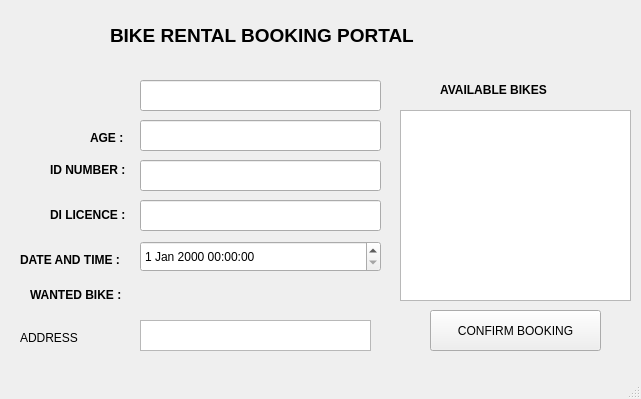
<?xml version="1.0" encoding="UTF-8"?>
<ui version="4.0">
 <class>MainWindow</class>
 <widget class="QMainWindow" name="MainWindow">
  <property name="geometry">
   <rect>
    <x>0</x>
    <y>0</y>
    <width>641</width>
    <height>399</height>
   </rect>
  </property>
  <property name="windowTitle">
   <string>MainWindow</string>
  </property>
  <widget class="QWidget" name="centralwidget">
   <widget class="QLabel" name="label">
    <property name="geometry">
     <rect>
      <x>110</x>
      <y>10</y>
      <width>411</width>
      <height>51</height>
     </rect>
    </property>
    <property name="text">
     <string>&lt;html&gt;&lt;head/&gt;&lt;body&gt;&lt;p&gt;&lt;span style=&quot; font-size:14pt; font-weight:600;&quot;&gt;BIKE RENTAL BOOKING PORTAL&lt;/span&gt;&lt;/p&gt;&lt;/body&gt;&lt;/html&gt;</string>
    </property>
   </widget>
   <widget class="QLabel" name="label_2">
    <property name="geometry">
     <rect>
      <x>40</x>
      <y>90</y>
      <width>101</width>
      <height>16</height>
     </rect>
    </property>
    <property name="styleSheet">
     <string notr="true"/>
    </property>
    <property name="textt">
     <string>&lt;html&gt;&lt;head/&gt;&lt;body&gt;&lt;p&gt;&lt;span style=&quot; font-weight:600;&quot;&gt;RIDER NAME  :&lt;/span&gt;&lt;/p&gt;&lt;/body&gt;&lt;/html&gt;</string>
    </property>
   </widget>
   <widget class="QLabel" name="label_3">
    <property name="geometry">
     <rect>
      <x>90</x>
      <y>130</y>
      <width>55</width>
      <height>16</height>
     </rect>
    </property>
    <property name="text">
     <string>&lt;html&gt;&lt;head/&gt;&lt;body&gt;&lt;p&gt;&lt;span style=&quot; font-weight:600;&quot;&gt;AGE :&lt;/span&gt;&lt;/p&gt;&lt;/body&gt;&lt;/html&gt;</string>
    </property>
   </widget>
   <widget class="QLabel" name="label_4">
    <property name="geometry">
     <rect>
      <x>50</x>
      <y>160</y>
      <width>111</width>
      <height>21</height>
     </rect>
    </property>
    <property name="text">
     <string>&lt;html&gt;&lt;head/&gt;&lt;body&gt;&lt;p&gt;&lt;span style=&quot; font-weight:600;&quot;&gt;ID NUMBER :&lt;/span&gt;&lt;/p&gt;&lt;/body&gt;&lt;/html&gt;</string>
    </property>
   </widget>
   <widget class="QLabel" name="label_5">
    <property name="geometry">
     <rect>
      <x>50</x>
      <y>200</y>
      <width>111</width>
      <height>31</height>
     </rect>
    </property>
    <property name="text">
     <string>&lt;html&gt;&lt;head/&gt;&lt;body&gt;&lt;p&gt;&lt;span style=&quot; font-weight:600;&quot;&gt;DI LICENCE :&lt;/span&gt;&lt;/p&gt;&lt;/body&gt;&lt;/html&gt;</string>
    </property>
   </widget>
   <widget class="QLineEdit" name="ridername">
    <property name="geometry">
     <rect>
      <x>140</x>
      <y>80</y>
      <width>241</width>
      <height>31</height>
     </rect>
    </property>
   </widget>
   <widget class="QLineEdit" name="age">
    <property name="geometry">
     <rect>
      <x>140</x>
      <y>120</y>
      <width>241</width>
      <height>31</height>
     </rect>
    </property>
   </widget>
   <widget class="QLineEdit" name="idnumber">
    <property name="geometry">
     <rect>
      <x>140</x>
      <y>160</y>
      <width>241</width>
      <height>31</height>
     </rect>
    </property>
   </widget>
   <widget class="QLineEdit" name="dilicence">
    <property name="geometry">
     <rect>
      <x>140</x>
      <y>200</y>
      <width>241</width>
      <height>31</height>
     </rect>
    </property>
   </widget>
   <widget class="QLabel" name="label_6">
    <property name="geometry">
     <rect>
      <x>20</x>
      <y>250</y>
      <width>111</width>
      <height>21</height>
     </rect>
    </property>
    <property name="text">
     <string>&lt;html&gt;&lt;head/&gt;&lt;body&gt;&lt;p&gt;&lt;span style=&quot; font-weight:600;&quot;&gt;DATE AND TIME :&lt;/span&gt;&lt;/p&gt;&lt;/body&gt;&lt;/html&gt;</string>
    </property>
   </widget>
   <widget class="QDateTimeEdit" name="dateTimeEdit">
    <property name="geometry">
     <rect>
      <x>140</x>
      <y>241</y>
      <width>241</width>
      <height>31</height>
     </rect>
    </property>
   </widget>
   <widget class="QListView" name="listView">
    <property name="geometry">
     <rect>
      <x>400</x>
      <y>110</y>
      <width>231</width>
      <height>191</height>
     </rect>
    </property>
   </widget>
   <widget class="QLabel" name="label_7">
    <property name="geometry">
     <rect>
      <x>440</x>
      <y>80</y>
      <width>171</width>
      <height>21</height>
     </rect>
    </property>
    <property name="text">
     <string>&lt;html&gt;&lt;head/&gt;&lt;body&gt;&lt;p&gt;&lt;span style=&quot; font-size:9pt; font-weight:600;&quot;&gt;AVAILABLE BIKES&lt;/span&gt;&lt;/p&gt;&lt;/body&gt;&lt;/html&gt;</string>
    </property>
   </widget>
   <widget class="QLabel" name="label_8">
    <property name="geometry">
     <rect>
      <x>30</x>
      <y>280</y>
      <width>101</width>
      <height>31</height>
     </rect>
    </property>
    <property name="text">
     <string>&lt;html&gt;&lt;head/&gt;&lt;body&gt;&lt;p&gt;&lt;span style=&quot; font-weight:600;&quot;&gt;WANTED BIKE :&lt;/span&gt;&lt;/p&gt;&lt;/body&gt;&lt;/html&gt;</string>
    </property>
   </widget>
   <widget class="QPushButton" name="pushButton">
    <property name="geometry">
     <rect>
      <x>430</x>
      <y>310</y>
      <width>171</width>
      <height>41</height>
     </rect>
    </property>
    <property name="text">
     <string>CONFIRM BOOKING</string>
    </property>
   </widget>
   <widget class="QTextEdit" name="address">
    <property name="geometry">
     <rect>
      <x>140</x>
      <y>320</y>
      <width>231</width>
      <height>31</height>
     </rect>
    </property>
   </widget>
   <widget class="QLabel" name="label_9">
    <property name="geometry">
     <rect>
      <x>20</x>
      <y>330</y>
      <width>111</width>
      <height>16</height>
     </rect>
    </property>
    <property name="text">
     <string>ADDRESS</string>
    </property>
   </widget>
   <widget class="QLabel" name="bikewanted">
    <property name="geometry">
     <rect>
      <x>140</x>
      <y>290</y>
      <width>231</width>
      <height>21</height>
     </rect>
    </property>
    <property name="text">
     <string/>
    </property>
   </widget>
  </widget>
  <widget class="QStatusBar" name="statusbar"/>
 </widget>
 <resources/>
 <connections/>
</ui>
